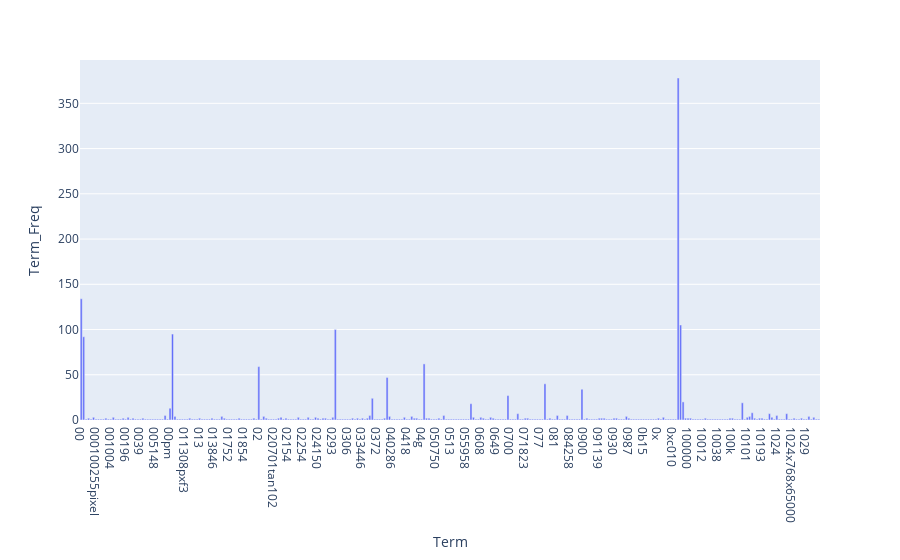

This figure's notebook cell:
### Code cell
## Answer here ##
import plotly.express as px

df_plotly = pd.DataFrame(count_vect.get_feature_names_out()[:300], columns = ['Term'])
df_plotly['Term_Freq'] = term_frequencies[:300]
df_plotly_fig = px.bar(df_plotly, x='Term', y='Term_Freq')
df_plotly_fig.show()

### Figure 1 — Plotly figure (JSON) as saved in the notebook; plotly's stock layout.template omitted (floating-point values rounded to 4 significant figures; data arrays with more than 128 entries replaced by an {"elided": "..."} marker saying what was removed)
{"data": [{"alignmentgroup": "True", "hovertemplate": "Term=%{x}<br>Term_Freq=%{y}<extra></extra>", "legendgroup": "", "marker": {"color": "#636efa", "pattern": {"shape": ""}}, "name": "", "offsetgroup": "", "orientation": "v", "showlegend": false, "textposition": "auto", "type": "bar", "x": {"elided": "300 str values"}, "xaxis": "x", "y": {"elided": "300 int values"}, "yaxis": "y"}], "layout": {"barmode": "relative", "legend": {"tracegroupgap": 0}, "margin": {"t": 60}, "xaxis": {"anchor": "y", "domain": [0, 1], "title": {"text": "Term"}}, "yaxis": {"anchor": "x", "domain": [0, 1], "title": {"text": "Term_Freq"}}}}
